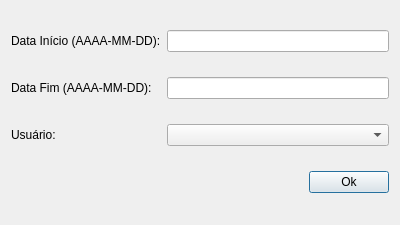
<?xml version="1.0" encoding="UTF-8"?>
<ui version="4.0">
 <class>Dialog</class>
 <widget class="QDialog" name="Dialog">
  <property name="geometry">
   <rect>
    <x>0</x>
    <y>0</y>
    <width>400</width>
    <height>225</height>
   </rect>
  </property>
  <property name="windowTitle">
   <string>Consultar Atividades por Período</string>
  </property>
  <layout class="QGridLayout" name="gridLayout">
   <item row="1" column="0">
    <widget class="QLabel" name="labelDataFim">
     <property name="text">
      <string>Data Fim (AAAA-MM-DD):</string>
     </property>
    </widget>
   </item>
   <item row="1" column="1" colspan="3">
    <widget class="QLineEdit" name="dataFimLe"/>
   </item>
   <item row="0" column="0">
    <widget class="QLabel" name="labelDataInicio">
     <property name="text">
      <string>Data Início (AAAA-MM-DD):</string>
     </property>
    </widget>
   </item>
   <item row="2" column="0">
    <widget class="QLabel" name="labelUsuario">
     <property name="text">
      <string>Usuário:</string>
     </property>
    </widget>
   </item>
   <item row="0" column="1" colspan="3">
    <widget class="QLineEdit" name="dataInicioLe"/>
   </item>
   <item row="2" column="1" colspan="3">
    <widget class="QComboBox" name="userCb"/>
   </item>
   <item row="3" column="3">
    <widget class="QPushButton" name="okBtn">
     <property name="text">
      <string>Ok</string>
     </property>
    </widget>
   </item>
  </layout>
  <zorder>dataFimLe</zorder>
  <zorder>labelDataInicio</zorder>
  <zorder>labelUsuario</zorder>
  <zorder>dataInicioLe</zorder>
  <zorder>userCb</zorder>
  <zorder>okBtn</zorder>
  <zorder>labelDataFim</zorder>
 </widget>
 <tabstops>
  <tabstop>dataInicioLe</tabstop>
  <tabstop>dataFimLe</tabstop>
  <tabstop>userCb</tabstop>
  <tabstop>okBtn</tabstop>
 </tabstops>
 <resources/>
 <connections/>
</ui>
